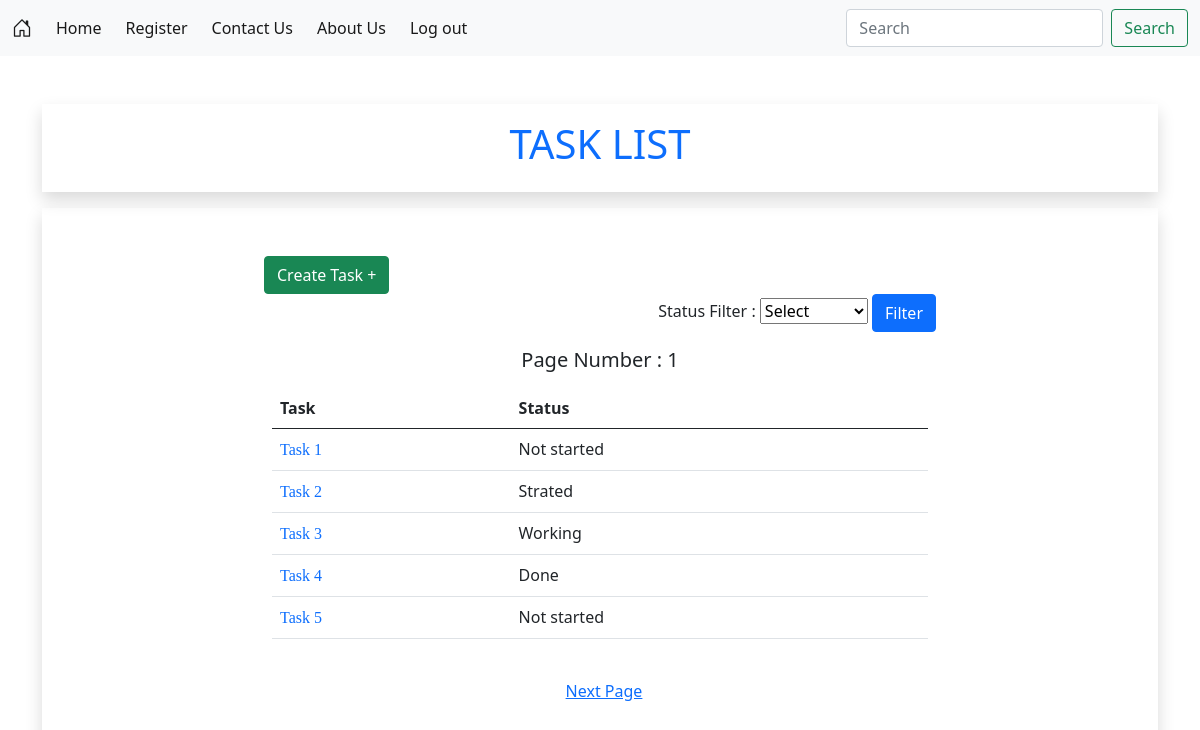
The app's page /user_task_list (signed in) with its own data.
### task_manager_app/models.py (models this page shows, shortened)
class TaskModel(models.Model):
    class StatusChoices(models.IntegerChoices):
        Not_started = 0,"Not started"
        Started = 1 ,"Strated"
        Working = 2 ,"Working"
        Done = 3,"Done"
    task_name = models.CharField(max_length=100)
    status = models.IntegerField(choices = StatusChoices.choices)
    owner = models.ForeignKey(User,on_delete=models.CASCADE)
    created_at = models.DateTimeField(auto_now_add=True,blank=True)
    updated_at = models.DateTimeField(auto_now_add=False,auto_now=True)

### task_manager_app/views.py (the view)
# urls.py: path("user_task_list",views.user_task_list,name='user_task_list'),
@login_required(login_url='http://127.0.0.1:8000/log_in')
def user_task_list(request,*args,**kwargs):
    if request.method == "GET":
        if request.user.is_authenticated:
            data = TaskModel.objects.filter(owner_id=request.user.id)
            status = request.GET.get('status')
            print(status)
            if status :
                if status != 'None':
                    data = data.filter(status=status)
            task_paginator = Paginator(data,5)
            page_no = request.GET.get('page_no',1)
            data = task_paginator.get_page(page_no)
            task = TaskModel(request).StatusChoices
            return render(request, 'user_task_list.html', {'data': data,'status_choice':task,'status':status})
        messages.warning(request, "No Permission Login First !!!")
        return redirect('log_in')

### task_manager_app/templates/user_task_list.html (shortened to what this page needs)
{% extends 'base.html' %}
{% block body %}
<div class="container">
    <div class="container text-center text-primary mb-3 mt-5 shadow p-3">
        <h1> TASK LIST </h1>
    </div>
    <div class="shadow p-5">
        <div class="row">
            <div class="col-2">
            </div>
            <div class="col-8">
                <div>
                    <div>
                        <div style="display: inline;">
                            <a class="btn btn-success" href="{% url 'create_task' %}">Create Task + </a>
                        </div>
                        <div style="display: inline; text-align: end;">
                            <form action="{% url 'user_task_list' %}?status='{{status}}'" method="get">
                            <label for="status">Status Filter : </label>
                            <select name="status" id="status">Status
                                <option value="">Select</option>
                            </select>
                            <button class="btn btn-primary" type="submit">Filter</button>
                        </form>
                        </div>
                    </div>
                    <div class="mb-3  p-2">
                        <table class="table">
                            <thead>
                                <tr>
                                    <th scope="col">Task</th>
                                    <th scope="col">Status</th>
                                </tr>
                            </thead>
                            <tbody>
                                <div class="text-center p-2"><h5>Page Number : {{data.number}}</h5></div>
                                {% for d in data %}
                                <tr>
                                    <td><a style="font-family: cursive;" class="text-decoration-none"
                                            href="{% url 'task_details' d.id %}">{{d.task_name}}</a></td>
                                    <td>{{d.get_status_display}}</td>
                                </tr>
                                {% endfor %}
                            </tbody>
                        </table>
                    </div>
                </div>
            </div>
            <div class="text-center">
                <span class="m-1">
                    {% if data.has_next %}
                    <a href="{% url 'user_task_list' %}?page_no={{data.next_page_number}}&status={{status}}">Next Page</a>
                    {% endif %}
                </span>
            </div>
        </div>
    </div>
</div>
{% endblock body %}

### records on screen
TaskModel: task_name "Task 1", status "Not started"
TaskModel: task_name "Task 2", status "Strated"
TaskModel: task_name "Task 3", status "Working"
TaskModel: task_name "Task 4", status "Done"
TaskModel: task_name "Task 5", status "Not started"

### other values on screen
{{ data.number }} "1"
